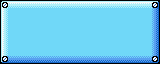

Below is a game level as drawn by its tile map, then a one-line description and the .tmx file that defines it, in full:
An orthogonal 10x4 tile map with 16x16 px tiles, 1 tile layer (圖塊層 1), 3 tilesets.

<map version="1.2" tiledversion="1.3.4" orientation="orthogonal" renderorder="right-down" width="10" height="4" tilewidth="16" tileheight="16" infinite="0" nextlayerid="2" nextobjectid="1">
 <tileset firstgid="1" name="tileset" tilewidth="16" tileheight="16" tilecount="1204" columns="43">
  <image source="../AS2_source/effects_UI_tiles/tileset.png" trans="ff00ff" width="688" height="450" />
 </tileset>
 <tileset firstgid="1205" name="tiles" tilewidth="16" tileheight="16" tilecount="1455" columns="97">
  <image source="../AS2_source/effects_UI_tiles/tiles.png" trans="ff00ff" width="1564" height="251" />
 </tileset>
 <tileset firstgid="2660" name="items" tilewidth="16" tileheight="16" tilecount="104" columns="4">
  <image source="../AS2_source/effects_UI_tiles/items.png" trans="ff00ff" width="64" height="418" />
 </tileset>
 <layer id="1" name="圖塊層 1" width="10" height="4">
  <data encoding="csv">
21,22,22,22,22,22,22,22,22,23,
64,1053,1053,1053,1053,1053,1053,1053,1053,66,
64,1053,1053,1053,1053,1053,1053,1053,1053,66,
107,108,108,108,108,108,108,108,108,109
</data>
 </layer>
</map>
